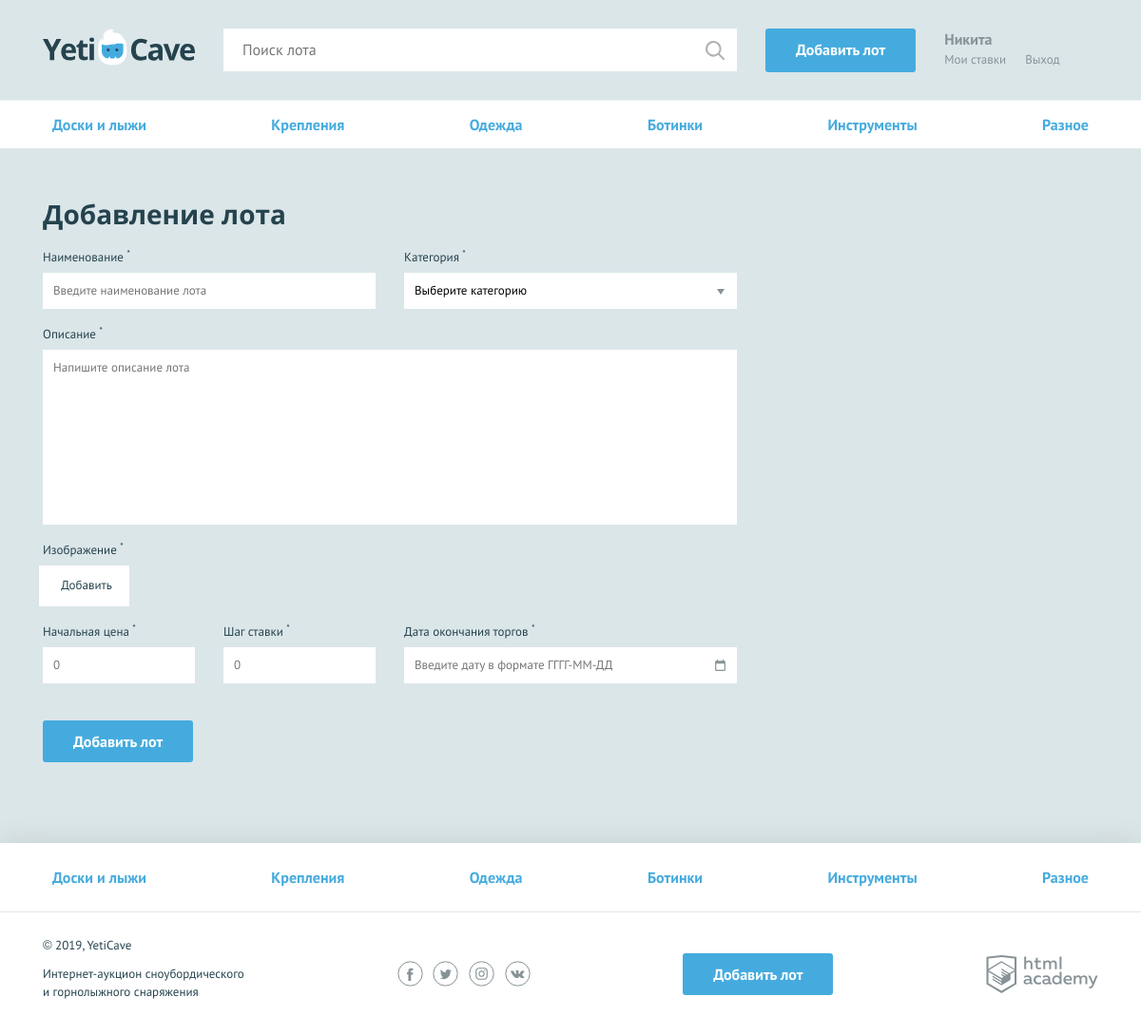
The app's page /add.php (signed in) with its own data.
### tables this page shows
CREATE TABLE IF NOT EXISTS `category`
( 
    `id` INT PRIMARY KEY AUTO_INCREMENT,
    `name` VARCHAR(255) NOT NULL UNIQUE,
    `code` VARCHAR(60) NOT NULL UNIQUE
);

### helpers.php (called while the page is built, shortened)
<?php
function include_template($name, array $data = []) {
    $name = 'templates/' . $name;
    extract($data);
    require $name;
    $result = ob_get_clean();
    return $result;
}

### functions.php (called while the page is built, shortened)
<?php
function get_categories_list(mysqli $mysql) : array
{
    $sql_query = "SELECT * FROM category";
    $result = mysqli_query($mysql, $sql_query);
    $rows = mysqli_fetch_all($result, MYSQLI_ASSOC);
    return $rows;
}
function get_post_val(string $name)
{
    return $_POST[$name] ?? "";
}
?>

### templates/add.php (the view, shortened to what this page needs)
<form class="form form--add-lot container <?php if(!empty(array_filter($error_codes, 'strlen'))): ?> form--invalid <?php endif; ?>" action="../add.php" method="post" enctype="multipart/form-data">
      <h2>Добавление лота</h2>
      <div class="form__container-two">
        <div class="form__item <?php if ($error_codes["lot-name"]): ?> form__item--invalid <?php endif; ?>">
          <label for="lot-name">Наименование <sup>*</sup></label>
          <input value="<?= htmlspecialchars(get_post_val("lot-name")) ?>" id="lot-name" type="text" name="lot-name" placeholder="Введите наименование лота">
        </div>
        <div class="form__item <?php if ($error_codes["category"]): ?> form__item--invalid <?php endif; ?>">
          <label for="category">Категория <sup>*</sup></label>
          <select value="<?= get_post_val("category") ?>" id="category" name="category">
              <option value="0" hidden>Выберите категорию</option>
          </select>
        </div>
      </div>
      <div class="form__item form__item--wide <?php if ($error_codes["message"]): ?> form__item--invalid <?php endif; ?>">
        <label for="message">Описание <sup>*</sup></label>
        <textarea id="message" name="message" placeholder="Напишите описание лота"><?= htmlspecialchars(get_post_val("message")) ?></textarea>
      </div>
      <div class="form__item form__item--file <?php if ($error_codes["lot-img"]): ?> form__item--invalid <?php endif; ?>">
        <label>Изображение <sup>*</sup></label>
        <div class="form__input-file">
          <label for="lot-img">
            Добавить
          </label>
        </div>
      </div>
      <div class="form__container-three">
        <div class="form__item form__item--small <?php if ($error_codes["lot-rate"]): ?> form__item--invalid <?php endif; ?>">
          <label for="lot-rate">Начальная цена <sup>*</sup></label>
          <input value="<?= htmlspecialchars(get_post_val("lot-rate")) ?>" id="lot-rate" type="text" name="lot-rate" placeholder="0">
        </div>
        <div class="form__item form__item--small <?php if ($error_codes["lot-step"]): ?> form__item--invalid <?php endif; ?>">
          <label for="lot-step">Шаг ставки <sup>*</sup></label>
          <input value="<?= htmlspecialchars(get_post_val("lot-step")) ?>" id="lot-step" type="text" name="lot-step" placeholder="0">
        </div>
        <div class="form__item <?php if ($error_codes["lot-date"]): ?> form__item--invalid <?php endif; ?>">
          <label for="lot-date">Дата окончания торгов <sup>*</sup></label>
          <input value="<?= htmlspecialchars(get_post_val("lot-date")) ?>" class="form__input-date" id="lot-date" type="text" name="lot-date" placeholder="Введите дату в формате ГГГГ-ММ-ДД">
        </div>
      </div>
      <button type="submit" class="button">Добавить лот</button>
    </form>
  </main>

### templates/header.php (shortened to what this page needs)
<!DOCTYPE html>
<html lang="ru">
<head>
  <link href="../css/normalize.min.css" rel="stylesheet">
  <link href="../css/style.css" rel="stylesheet">
</head>
<body>
<div class="page-wrapper">
  <header class="main-header">
    <div class="main-header__container container">
      <a class="main-header__logo" href="/index.php">
        <img src="../img/logo.svg" width="160" height="39" alt="Логотип компании YetiCave">
      </a>
      <form class="main-header__search" method="get" action="../search.php" autocomplete="off">
        <input type="search" name="search" placeholder="Поиск лота">
        <input class="main-header__search-btn" type="submit" name="find" value="Найти">
      </form>
      <?php if (isset($_SESSION['is_auth']) && $_SESSION['is_auth']): ?>
          <a class="main-header__add-lot button" href="../add.php">Добавить лот</a>
      <?php endif; ?>
      <nav class="user-menu">
            <?php if (isset($_SESSION['is_auth']) && $_SESSION['is_auth']): ?>
                <div class="user-menu__logged">
                    <p> <?= htmlspecialchars($_SESSION['username']) ?> </p>
                    <a class="user-menu__bets" href="../my-bets.php">Мои ставки</a>
                    <a class="user-menu__logout" href="../logout.php">Выход</a>
                </div>
            <?php endif; ?>
        </nav>
    </div>
  </header>
  <main>
    <nav class="nav">
      <ul class="nav__list container">
        <?php foreach($categories as $item): ?>
        <li class="nav__item">
            <a href="pages/all-lots.html"><?= $item['name'] ?></a>
        </li>
        <?php endforeach; ?>
      </ul>
    </nav>

### templates/footer.php (shortened to what this page needs)
<footer class="main-footer">
  <nav class="nav">
    <ul class="nav__list container">
        <?php foreach($categories as $item): ?>
        <li class="nav__item">
            <a href="pages/all-lots.html"><?= $item['name'] ?></a>
        </li>
        <?php endforeach; ?>
    </ul>
  </nav>
  <div class="main-footer__bottom container">
    <div class="main-footer__copyright">
      <p>© 2019, YetiCave</p>
      <p>Интернет-аукцион сноубордического и горнолыжного снаряжения</p>
    </div>
    <div class="main-footer__social social">
      <a class="social__link social__link--facebook" href="#">
      </a>
      <a class="social__link social__link--twitter" href="#">
      </a>
      <a class="social__link social__link--instagram" href="#">
      </a>
      <a class="social__link social__link--vkontakte" href="#">
      </a>
    </div>
    <?php if (isset($_SESSION['is_auth']) && $_SESSION['is_auth']): ?>
      <a class="main-footer__add-lot button" href="add-lot.html">Добавить лот</a>
    <?php endif; ?>
    <div class="main-footer__developed-by">
      <a class="logo-academy" href="https://htmlacademy.ru/intensive/php">
      </a>
    </div>
  </div>
</footer>
</body>
</html>

### records on screen
category: name "Доски и лыжи"
category: name "Крепления"
category: name "Одежда"
category: name "Ботинки"
category: name "Инструменты"
category: name "Разное"

### other values on screen
$_SESSION['username'] "Никита"
